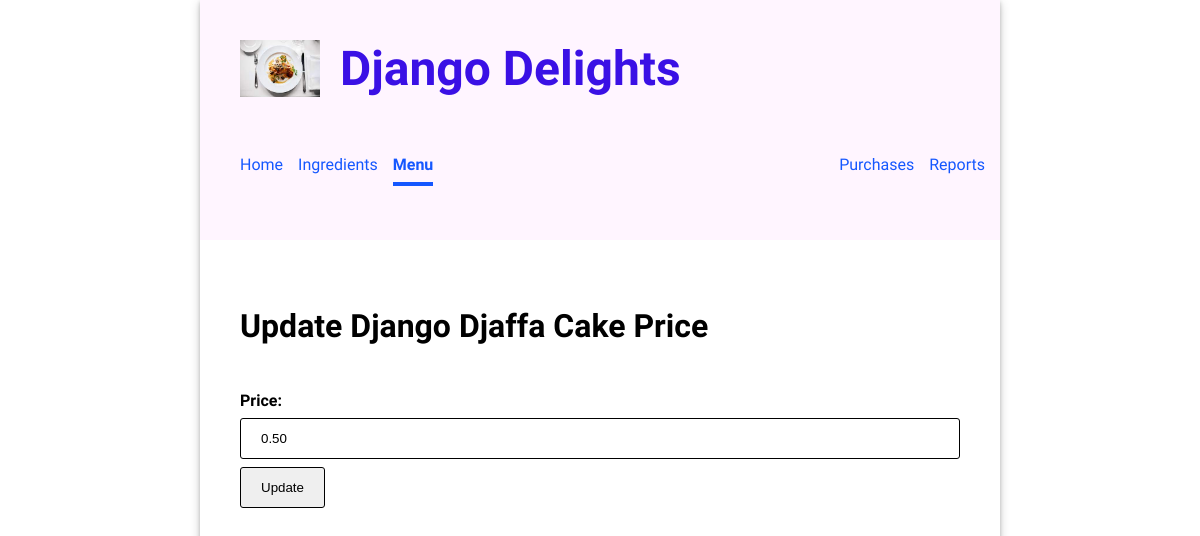
/menu/2/priceupdate/, run on an earlier commit of the app's database.
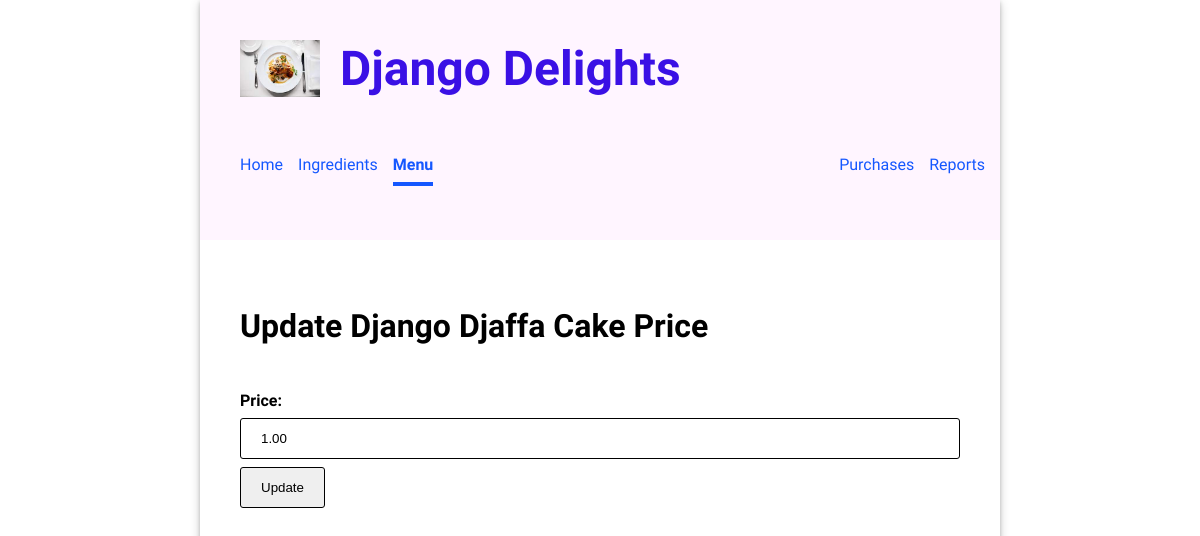
And on a later commit of the database.
### inventory/models.py (models this page shows, shortened)
class MenuItem(models.Model):
    class Meta:
        ordering = ['title']
    title = models.CharField(unique=True, max_length=200)
    price = models.DecimalField(unique=False, blank=True, max_digits=6, decimal_places=2)
    made_stock = models.IntegerField(unique=False, blank=True, null=True)
    def __str__(self):
        return f'{self.title}'

### inventory/views.py (the view)
# urls.py: path('menu/<pk>/priceupdate/', views.UpdateMenuPriceView.as_view(), name='update_menu_price'),
class UpdateMenuPriceView(UpdateView):
  model = MenuItem
  template_name = 'inventory/update_menu_price.html'
  form_class = MenuEditPriceForm

### inventory/forms.py
class MenuEditPriceForm(forms.ModelForm):
    class Meta:
        model = MenuItem
        fields = ["price"]

### inventory/templates/inventory/update_menu_price.html (shortened to what this page needs)
{% extends 'base.html' %} {% load static %} {% block content %}
<h2>Update {{ object }} Price</h2>
<form method="post">
  {{ form }}
  <input type="submit" value="Update" />
</form>
{% endblock %}

What changed in the data, as far as the page shows it:
changed MenuItem "Django Djaffa Cake": price "0.50" → "1.00"
